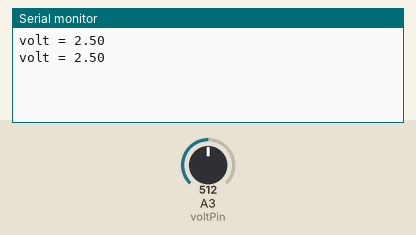
Recording of a sketch running on a simulated Arduino Uno, built with avr-gcc and run on an emulated ATmega328P. On the bench: the last lines printed to the serial monitor. Inputs (shaded band) come from the test bench; at power-on: A3 (voltPin) = 512.

Above: at 1.8 s.
1.9 s: A3 (voltPin) set to 716
At 2.8 s:
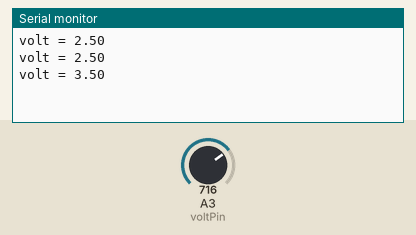
3.4 s: A3 (voltPin) set to 900
At 4.7 s:
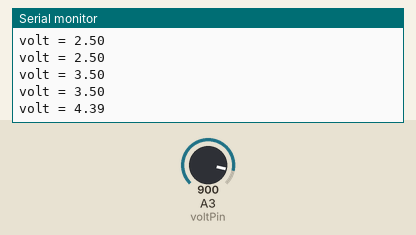
Timing chart, 0 to 6.4 s (numbered marks = the images above; inputs shaded):
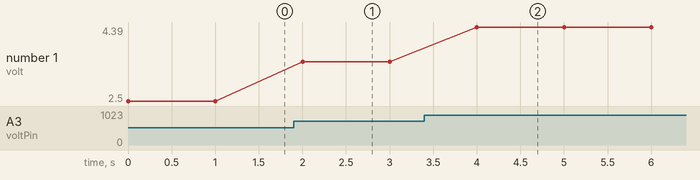

The sketch:

12.10k_potentiometer.ino
```cpp
int voltPin = A3;
int readVal;
float volt = 0;


void setup() {
  // put your setup code here, to run once:
  Serial.begin(9600);
}

void loop() {
  // put your main code here, to run repeatedly:
  readVal = analogRead(voltPin);
  volt = 5.00 * readVal / 1024.00;
  Serial.print("volt = ");
  Serial.println(volt);
  delay(1000);
}
```

Measured:
- after the input at 1.9 s, the serial monitor: prints a new line after 0.10 s (image 1)
- after the input at 3.4 s, the serial monitor: prints a new line after 0.60 s (image 2)
- plotted number 1: 2.5 → 3.5 after the input at 1.9 s, 3.5 → 4.39 after the input at 3.4 s
